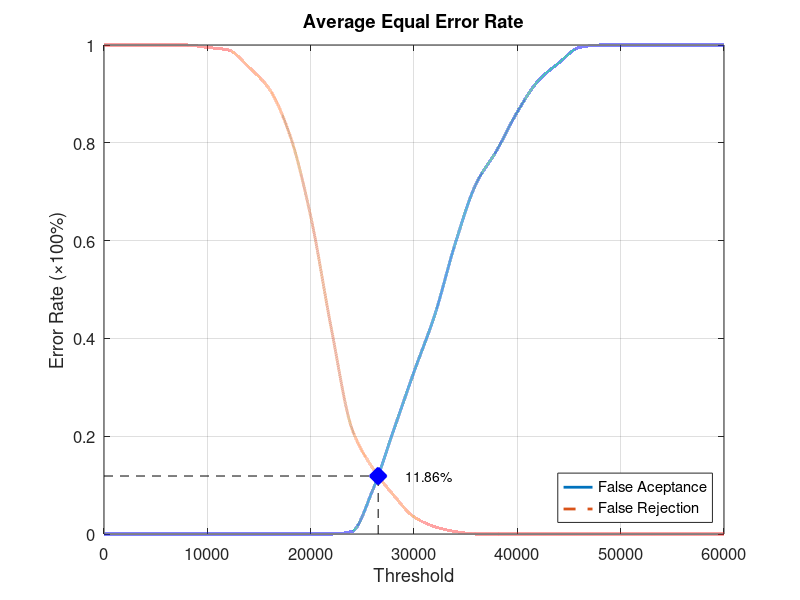
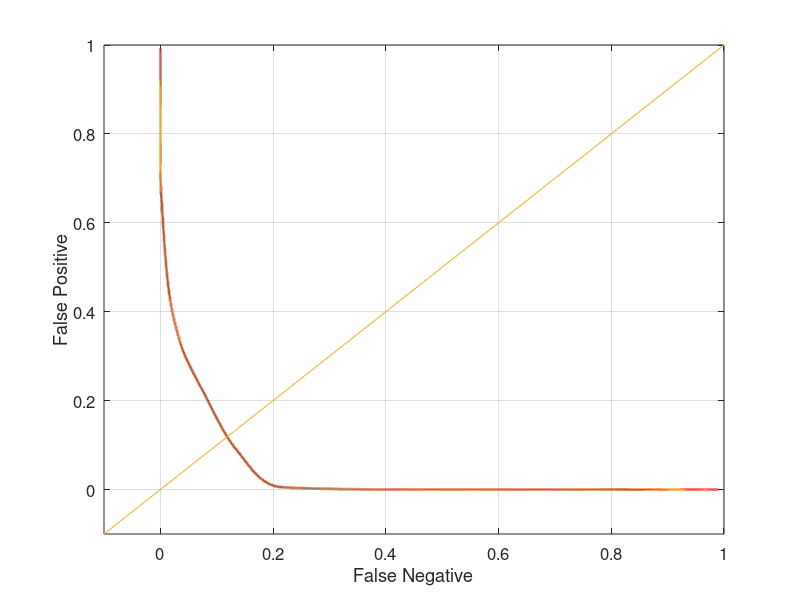

Reproduce these figures in MATLAB, in order.
function yEER = Database1_4
close all;
clear;
clc;
x = 0:2000:60000;
xq = 0:0.5:60000;

y0 = [0 0 0 0 0 0 0 0 0 0 0 0 0.00526316 0.0894737 0.210526 0.331579 0.447368 0.594737 0.715789 0.784211 0.863158 0.926316 0.963158 0.994737 1 1 1 1 1 1 1];
yy0 = interp1(x, y0, xq, 'pchip');
y1 = [1 1 1 1 1 0.995 0.99 0.955 0.91 0.815 0.65 0.42 0.215 0.135 0.08 0.035 0.015 0.005 0 0 0 0 0 0 0 0 0 0 0 0 0];
yy1 = interp1(x, y1, xq, 'pchip');

% Calculating EER: 
y2 = abs(y0 - y1);
find(y2 == min(y2))
yy2 = abs(yy0 - yy1);
xEER = find(yy2 == min(yy2));
xEERIndex = xq(xEER) % X-axis EER
yEER = yy0(xEER) % Y-axis EER

main = figure
plot(xq, yy0,'-','LineWidth', 2);	hold on
plot(xq, yy1,'--','LineWidth', 2);	hold on
plot([xEERIndex xEERIndex], [0 yEER], 'k--');	hold on
plot([0 xEERIndex], [yEER yEER], 'k--');	hold on
plot(xEERIndex, yEER, 'bx', 'LineWidth', 10);	hold on
text(xEERIndex + 10 * xEERIndex / 100, yEER, [num2str(round((10000 * yEER)) / 100) '%'])
legend('False Aceptance', 'False Rejection', 'Location', 'SouthEast')
xlabel('Threshold')
ylabel('Error Rate (\times100%)')
title('Average Equal Error Rate')
set(gca, 'FontSize', 12)
axis([0 60000 0 1])
grid on

print(main, 'Database1_4Main', '-dpng');
FNRxFPR = figure('Color', [1 1 1]);
plot(yy1, yy0, '-', yy1, yy0, 'LineWidth', 2);
hold on
y = -0.1:0.1:1
plot(y, y); 
set(gca, 'FontSize', 12)
xlabel('False Negative')
ylabel('False Positive')
axis([-0.1 1 -0.1 1])
set(gca, 'FontSize', 12)
grid on

print(FNRxFPR, 'Database1_4FNRxFPR','-dpng');
end
